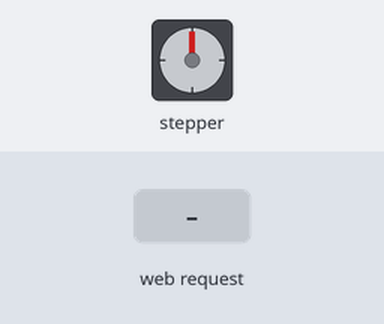
A sketch run on a simulated ESP8266 (NodeMCU). Shown: stepper motor. Wiring (inferred from the names in the program): stepper motor driver (200 steps per turn assumed): step GPIO 4; direction GPIO 5. Inputs (shaded band) come from the test bench. WiFi joins after 1.5 s; servers stay silent unless stated; what the sketch prints to the serial monitor is not drawn.

Above: at 3.2 s.
3.3 s: HTTP request GET /specificArgs?slider1=120 received
Timing chart, 0 to 52.9 s (numbered marks = the images above; inputs shaded):
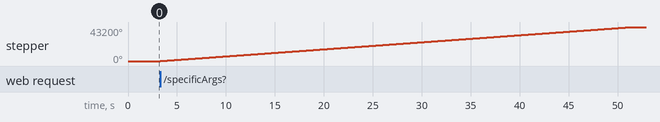

The sketch:

Home_Automation_04_sliderstepper_Stationmode.ino
```cpp
#include <ESP8266WiFi.h>        // Include the Wi-Fi library
#include <ESP8266WebServer.h>

const char* ssid     = "rohan";         // The SSID (name) of the Wi-Fi network you want to connect to
const char* password = "123456789";     // The password of the Wi-Fi network

//ESP_pin_layout
const int steppin_1=4;
const int dirpin_1=5;

//HTML page
const char MAIN_page[] PROGMEM = R"=====(
<!DOCTYPE html>
<HTML>
<TITLE>
Ardberry Technology Home Automation System
</TITLE>
<BODY>
<CENTER>
<FORM method="post" action="/form">
<TABLE>
<TR><TD colspan=2><B>IoT Based Home Automation System</B></TD></TR>
</TABLE>
</CENTER>
</BODY>
</HTML>
)=====";

ESP8266WebServer server(80);

void handleRoot() {
  String web = MAIN_page;
  server.send(200, "text/html", web);
}

void handlespecificArgs(){

  String message="";

  if (server.arg("slider1")== "")
  {     message = "Slider1 Argument not found";
  }
  else
  {     //Parameter found
      message = "slider1 = ";
      message += server.arg("slider1");     //Gets the value of the query parameter
  }

  String a1 = server.arg("slider1");
  int angle1 = a1.toInt();
  if(angle1 < 0)angle1 *=-1;
  //String a2 = server.arg("slider2");
  //int angle2 = a2.toInt();
  //if(angle2 < 0)angle2 *=-1;

  // 1st Vertical slider system
  //To rotate forward as per request
  if(server.arg("slider1")> "0")
  {
    digitalWrite(dirpin_1,HIGH);

    for(int x = 0; x <200*angle1; x++)
    {
      digitalWrite(steppin_1,HIGH);
      delayMicroseconds(1000);           //clockwise one complete rotation
      digitalWrite(steppin_1,LOW);
      delayMicroseconds(1000);
    }
  }
  //To rotate backward as per request
  if(server.arg("slider1")< "0")
  {
    digitalWrite(dirpin_1,LOW);

    for(int x = 0; x <200*angle1; x++)
    {
      digitalWrite(steppin_1,HIGH);
      delayMicroseconds(1000);           //clockwise one complete rotation
      digitalWrite(steppin_1,LOW);
      delayMicroseconds(1000);
    }
  }

  server.sendHeader("Location", "/specificArgs");
  server.send(200, "text/plain", message);

  delay(500);
}

void handleForm() {
  server.sendHeader("Location", "/");
  delay(500);
}

void handleNotFound() {

  String message = "File Not Found\n\n";
  message += "URI: ";
  message += server.uri();
  message += "\nMethod: ";
  message += (server.method() == HTTP_GET) ? "GET" : "POST";
  message += "\nArguments: ";
  message += server.args();
  message += "\n";
  for (uint8_t i = 0; i < server.args(); i++) {
    message += " " + server.argName(i) + ": " + server.arg(i) + "\n";
  }
  server.send(404, "text/plain", message);
}


void setup() {
  Serial.begin(115200);         // Start the Serial communication to send messages to the computer
  delay(10);
  Serial.println('\n');

  WiFi.begin(ssid, password);             // Connect to the network
  Serial.print("Connecting to ");
  Serial.print(ssid); Serial.println(" ...");

  int i = 0;
  while (WiFi.status() != WL_CONNECTED) { // Wait for the Wi-Fi to connect
    delay(1000);
    Serial.print(++i); Serial.print(' ');
  }

  Serial.println('\n');
  Serial.println("Connection established!");
  Serial.print("IP address:\t");
  Serial.println(WiFi.localIP());         // Send the IP address of the ESP8266 to the computer

  pinMode(steppin_1, OUTPUT);
  pinMode(dirpin_1, OUTPUT);

  server.on("/", handleRoot);
  server.on("/form", handleForm);
  server.onNotFound(handleNotFound);

  server.on("/specificArgs", handlespecificArgs);   //app

  server.begin();
  Serial.println("HTTP server started");
  Serial.println("Server Listening");     //app


}

void loop() {
  server.handleClient();
}
```

Measured:
- after the input at 3.3 s, stepper: turns 43200° clockwise in 48.2 s, starting at once
